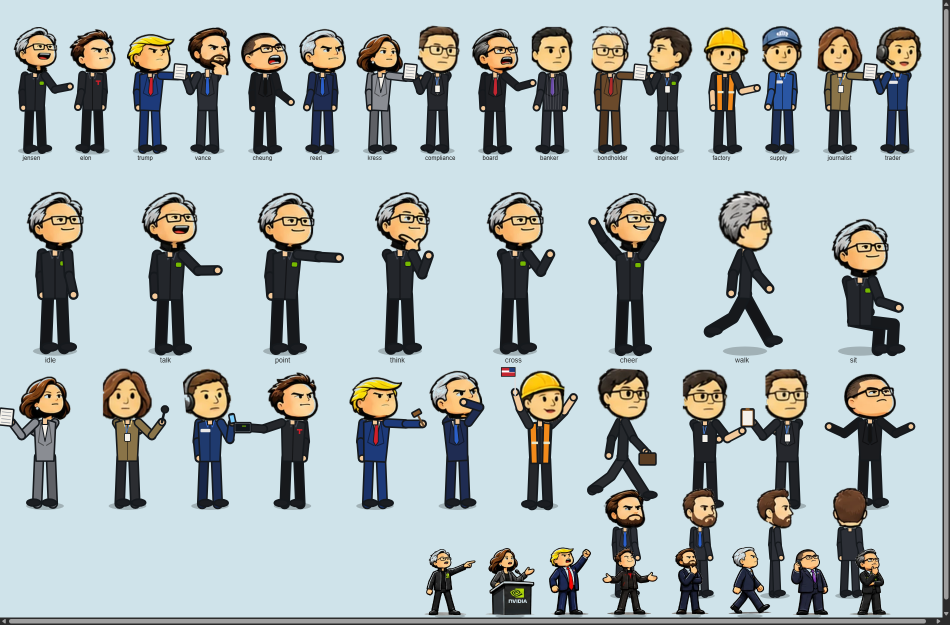
#> input picture tools/jc/charkit/demo2.png, 1900 x 1250 px (shown at 1/2 size)
$ python -i build_hq.py   (imports and definitions only)
#> lines starting #> are read from the running program, lines starting #| are printed output that depends on the picture; after the words box and inside, x2 and y2 are one past the last pixel; in counts of white or black regions, pixels touching at a corner belong together
#> further down, picture is the input picture: PIL image 1900x1250 RGB; mean R, G, B 169.6, 180.5, 181.8
"""Cut the HIGH-RES character sets in projects/characters/<name>/ into ONE atlas (poses_hq.webp) + meta (sprites_hq_meta.json) for the crash series.
usage: python build_hq.py            (writes the two files next to this script; also a contact sheet hq_contact.png to look at)
Sources: jensen/ = 15 single PNGs on a GREEN screen (chroma-keyed, corner watermark removed); elon/ = one sheet of 6 on BLACK (background found by flood from the border);
trader / federal reserve chair / lawmaker = sheets of 6 with transparency (split by empty columns).
Every character is scaled by ONE factor (its neutral standing pose = STAND px tall), so poses keep their relative size (podium, chair ...). meta[head] = {pose: [x,y,w,h], _ref: STAND, _flip: 1 if the art faces LEFT}."""
import json, pathlib, sys
import numpy as np
from PIL import Image
from scipy import ndimage as ndi
H = pathlib.Path(__file__).resolve().parent; CH = H.parent.parent.parent / 'characters'; STAND = 440; PAD = 4

# [17 lines left out: functions keep_big, key_green, not called in this run]

def key_black(im, thin=4):
    """background = pure black connected to the border; the sticker outline (>= thin) walls it off, so the black jacket inside stays."""
#> called with thin = 4
    a = np.asarray(im.convert('RGB')).astype(np.int16); wall = a.max(axis=2) >= thin; wd = ndi.binary_dilation(wall, iterations=3)
#> after `wall = a.max(axis=2) >= thin`:
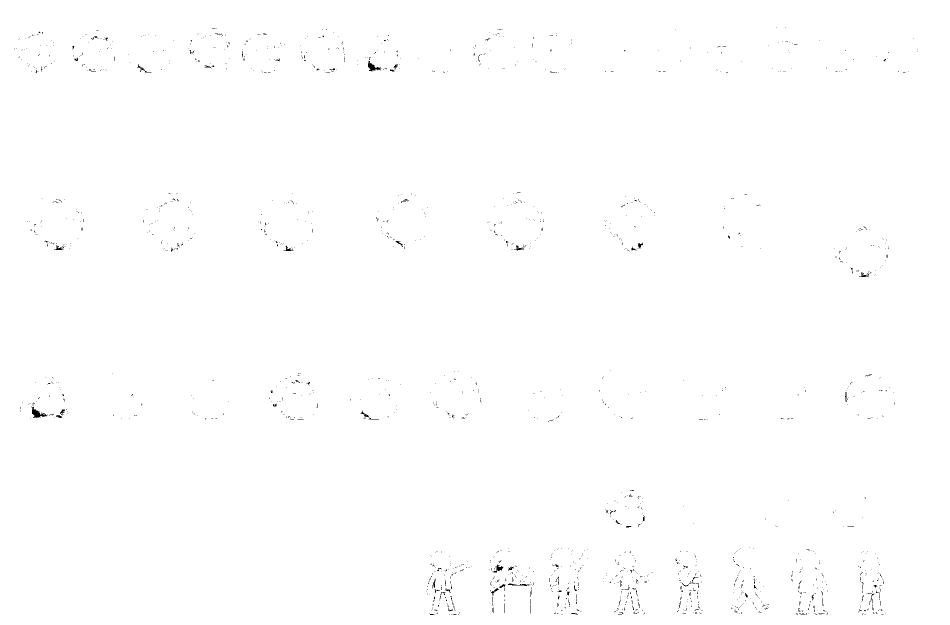
#> wall: shape (1250, 1900) bool (shown at 1/2 size); 99.7% white; black in thin lines or dots, all inside (x1, y1, x2, y2) = (29, 55, 1836, 1230)
#> after `wd = ndi.binary_dilation(wall, iterations=3)`:
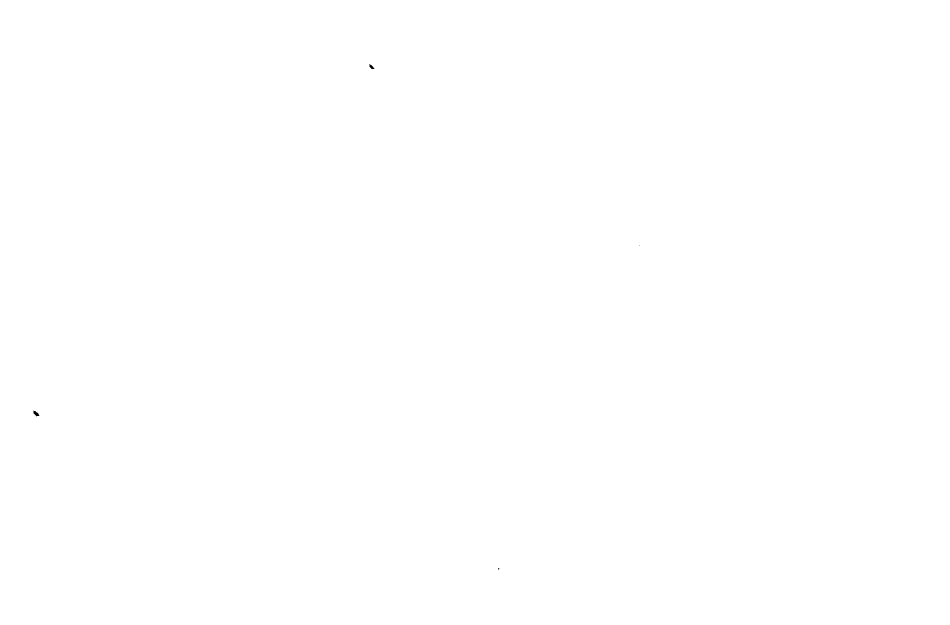
#> wd: shape (1250, 1900) bool (shown at 1/2 size); 100% white; 4 black regions (2 under 20 px), largest, box (x1, y1, x2, y2) and area: (67, 821, 79, 833) 73, (739, 128, 749, 138) 50
    lab, n = ndi.label(~wd); edge = set(np.unique(np.concatenate([lab[0], lab[-1], lab[:, 0], lab[:, -1]]))) - {0}
#> after `lab, n = ndi.label(~wd)`:
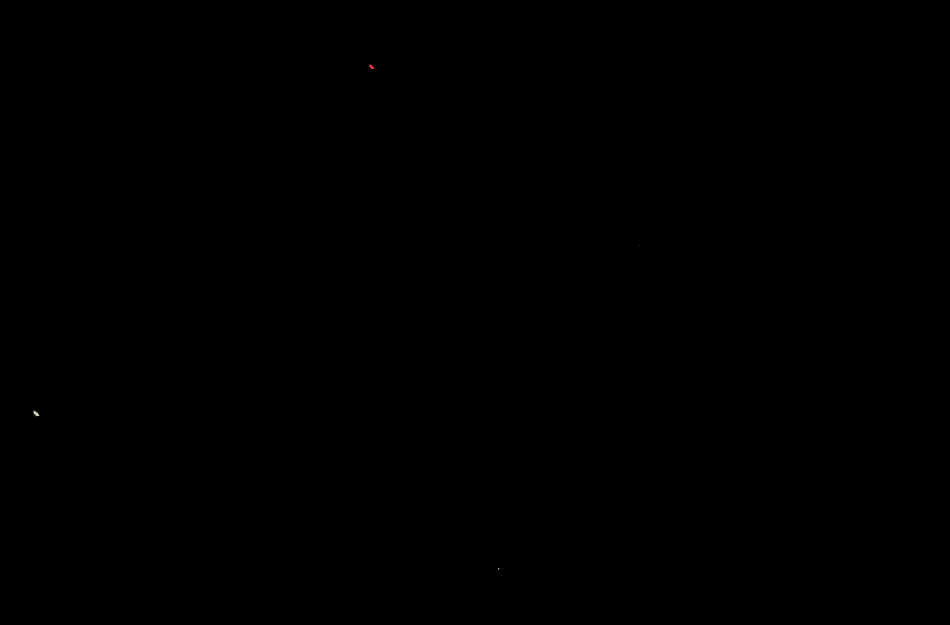
#> lab: shape (1250, 1900) int32 (shown at 1/2 size); 5 distinct labels, from 0 to 4; one colour per label, 0 black
#> after `lab, n = ndi.label(~wd)`: n = 4
#> after `edge = set(np.unique(np.concatenate([lab[0], lab[-1], lab[:, 0], lab[:`: edge = 0 items
    bg = ndi.binary_dilation(np.isin(lab, list(edge)), iterations=3) & ~wall; alpha = np.where(bg, 0, 255).astype(np.uint8)
#> after `bg = ndi.binary_dilation(np.isin(lab, list(edge)), iterations=3) & ~wa`: bg: shape (1250, 1900) bool; every value is 0
#> after `alpha = np.where(bg, 0, 255).astype(np.uint8)`: alpha: shape (1250, 1900); every value is 255
    alpha = ndi.binary_opening(alpha > 0, iterations=1).astype(np.uint8) * 255
#> alpha: shape (1250, 1900); 100% white; black in thin lines or dots
    return Image.fromarray(np.dstack([a.astype(np.uint8), alpha]), 'RGBA')

# [10 lines left out: function split_sheet, not called in this run]

def trim(im):
    bb = im.getchannel('A').point(lambda v: 255 if v > 8 else 0).getbbox(); return im.crop(bb)

SETS = {}
# [12 lines left out: function jensen, not called in this run]
def sheet(folder, fname, names, key=None, thr=100):
    im = Image.open(CH / folder / fname); im = key(im) if key else im.convert('RGBA'); return dict(zip(names, [trim(p) for p in split_sheet(im, 6, thr)]))
CHAR = {
    'jensen': (jensen, 0, 'cross'),
    'elon': (lambda: sheet('elon', 'Six Cartoon Musk-Like Poses.png', ['cross', 'explain', 'think', 'cheer', 'point', 'shrug'], key_black), 0, 'cross'),
    'trader': (lambda: sheet('wall steet trader', 'Six Wall Street Trader Cartoon Poses.png', ['cross', 'hold', 'think', 'shout', 'tablet', 'shrug']), 0, 'cross'),
    'fed': (lambda: sheet('federal reserve chair', 'Federal Reserve Chair Sticker Poses.png', ['cross', 'podium', 'think', 'sign', 'paper', 'stop']), 0, 'cross'),
    'lawmaker': (lambda: sheet('Congressional Committee Lawmaker  Subpoena Chair', 'Congressional Chair Sticker Pose Set.png', ['cross', 'podium', 'subpoena', 'point', 'paper', 'plead'], thr=200), 0, 'cross'),
}
only = sys.argv[1:] or list(CHAR); packed, meta, items = [], {}, []
# [3 lines not run here, left out]
W = 4096; x = y = rowh = 0; place = []
# [4 lines not run here, left out]
atlas = Image.new('RGBA', (W, y + rowh + PAD), (0, 0, 0, 0))
# [4 lines not run here, left out]

>>> from PIL import Image
>>> picture = Image.open('demo2.png')
>>> result = key_black(picture)
